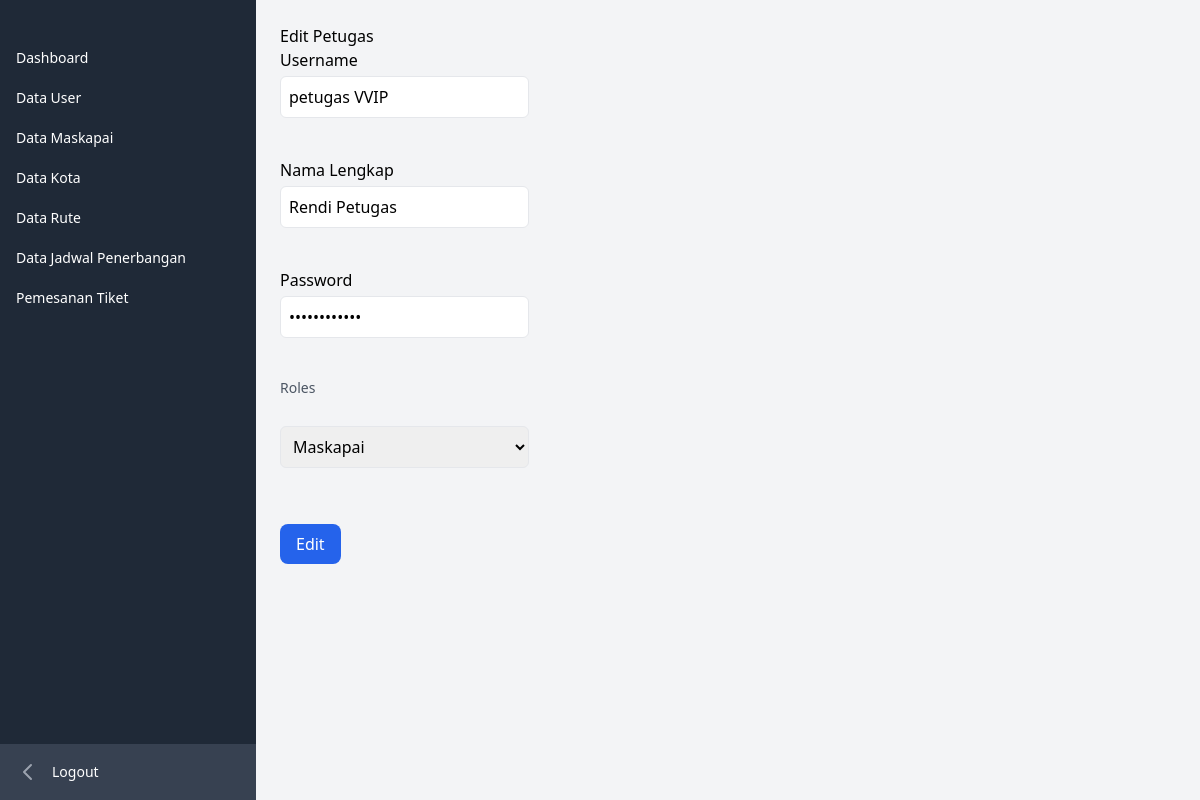
Screenshot of /admin/pengguna/edit.php?id=2 (signed in) with the database file from the repository.
### tables this page shows
CREATE TABLE `user` (
  `id_user` int(11) NOT NULL,
  `username` varchar(100) NOT NULL,
  `nama_lengkap` varchar(100) NOT NULL,
  `password` varchar(255) NOT NULL,
  `roles` enum('Admin','Maskapai','Penumpang') NOT NULL
);

### admin/pengguna/functions.php (called while the page is built, shortened)
<?php
require '../../koneksi.php';
function query($query){
    global $conn;
    $rows = [];
    $result = mysqli_query($conn, $query);
    while($row = mysqli_fetch_assoc($result)){
        $rows[] = $row;
    }
    return $rows;
}

### admin/pengguna/edit.php (the view, shortened to what this page needs)
<?php
require 'functions.php';
$id = $_GET["id"];
$pengguna = query("SELECT * FROM user WHERE id_user = '$id'")[0];
?>
<?php require '../../layouts/sidebar_admin.php'; ?>
<div class="p-6">
<h1>Edit Petugas</h1>
<form action="" method="POST">
    <label for="username">Username</label><br />
    <input type="text" name="username" id="username" class="mt-1 p-2 mb-4 border rounded-md w-full focus:outline-none focus:border-blue-500" value="<?= $pengguna["username"]; ?>"><br /> <br />
    <label for="nama_lengkap">Nama Lengkap</label><br />
    <input type="text" name="nama_lengkap" id="nama_lengkap" class="mt-1 p-2 mb-4 border rounded-md w-full focus:outline-none focus:border-blue-500" value="<?= $pengguna["nama_lengkap"]; ?>"><br /> <br />
    <label for="password">Password</label><br />
    <input type="password" name="password" id="password" class="mt-1 p-2 mb-4 border rounded-md w-full focus:outline-none focus:border-blue-500" value="<?= $pengguna["password"] ?>"><br /> <br />
    <label for="roles" class="block text-sm font-medium text-gray-600">Roles</label><br />
    <select name="roles" id="roles" class="mt-1 p-2 mb-4 border rounded-md w-full focus:outline-none focus:border-blue-500">
        <option value="<?= $pengguna["roles"]; ?>"><?= $pengguna["roles"]; ?></option>
    </select><br /> <br />
    <button type="submit" name="edit" class="mt-4 mb-2 rounded-lg inline-block text-white text-base py-2 px-4 bg-blue-600">Edit</button>
</form>
</div>

### rows the page displays
user: username "petugas VVIP", nama_lengkap "Rendi Petugas", roles "Maskapai"
